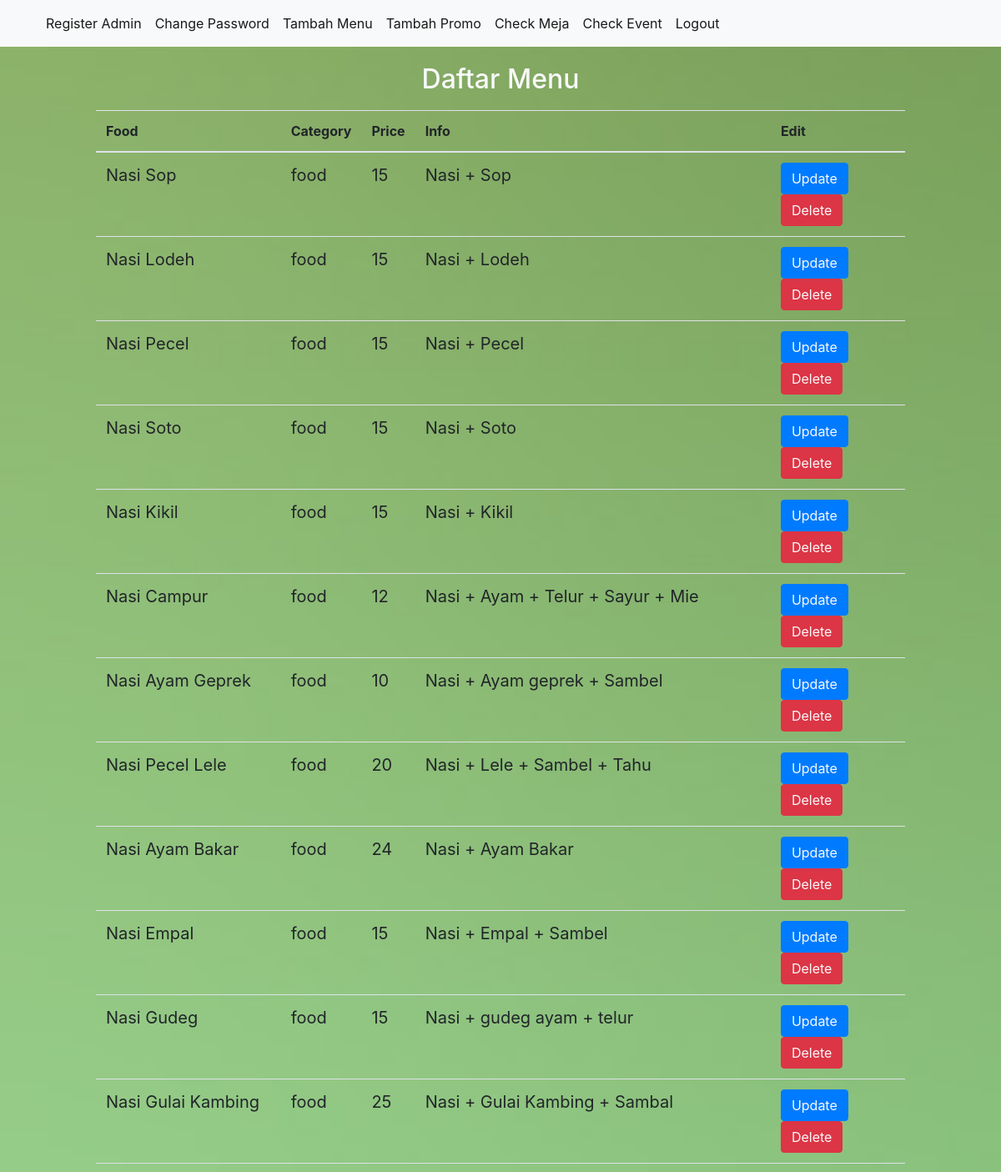
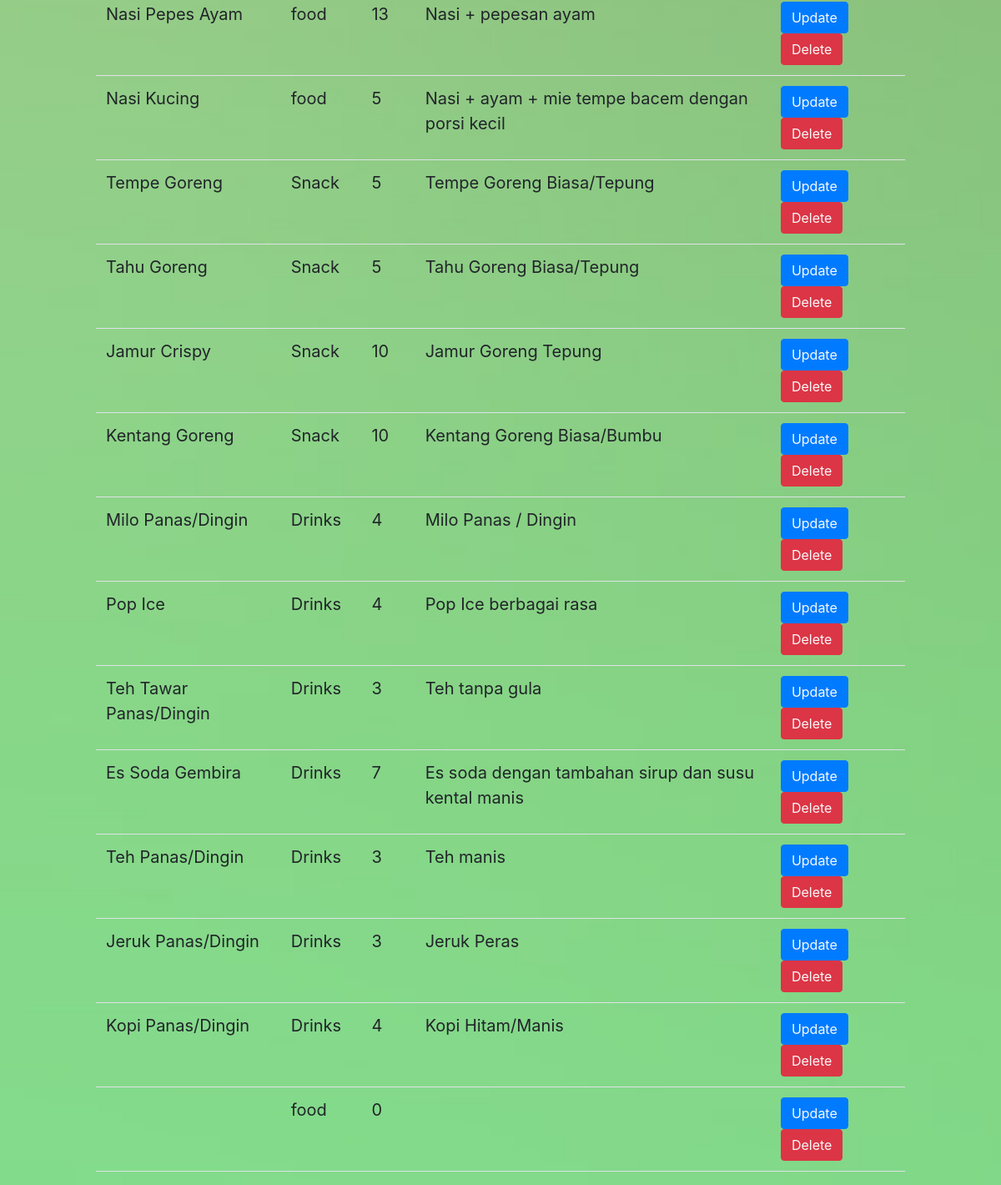
The app's page /admin.php with its own data (2 pictures, top to bottom).
### tables this page shows
CREATE TABLE `menu` (
  `id` int(11) NOT NULL,
  `food_id` varchar(5) NOT NULL,
  `food_name` varchar(100) NOT NULL,
  `price` int(10) NOT NULL,
  `image` varchar(100) NOT NULL,
  `kategori` varchar(100) NOT NULL,
  `info` varchar(1000) NOT NULL
);

### admin.php (the view, shortened to what this page needs)
<?php include 'connection.php' ?>
<!DOCTYPE html>
<html lang="en">
<head>
    <?php include "templates/link.php"; ?>
</head>
<body background="templates/green.jpg" style="background-size:cover">
    <nav class="navbar navbar-expand-lg navbar-light bg-light">
        <div class="container-fluid">
            <div class="collapse navbar-collapse" id="navbarSupportedContent">
                <ul class="navbar-nav me-auto mb-2 mb-lg-0">
                    <li class="nav-item">
                    <a class="nav-link active" href="#" data-toggle="modal" data-target="#modaladm" aria-current="page">Register Admin</a>
                    </li>
                    <li class="nav-item">
                    <a class="nav-link active" href="#" data-toggle="modal" data-target="#passadm" aria-current="page">Change Password</a>
                    </li>
                    <li class="nav-item">
                    <a class="nav-link active" href="tambahfood.php" aria-current="page">Tambah Menu</a>
                    </li>
                    <li class="nav-item">
                    <a class="nav-link active" href="tambahpromo.php" aria-current="page">Tambah Promo</a>
                    </li>
                    <li class="nav-item">
                    <a class="nav-link active" href="checkmeja.php" aria-current="page">Check Meja</a>
                    </li>
                    <li class="nav-item">
                    <a class="nav-link active" href="checkevent.php" aria-current="page">Check Event</a>
                    </li>
                    <li class="nav-item">
                    <a class="nav-link active" href="home.php" aria-current="page">Logout</a>
                    </li>
                </ul>
            </div>
        </div>
    </nav>
    <div class="col-md-12">
        <div class="row text-center text-light" style="padding-top: 20px; padding-bottom: 10px;">
            <h2>Daftar Menu</h2>
        </div>
        <div class="row">
            <div class="col-1"></div>
            <div class="col-10">
                <table class="table ">
                    <thead>
                        <tr>
                        <th scope="col">Food</th>
                        <th scope="col">Category</th>
                        <th scope="col">Price</th>
                        <th scope="col">Info</th>
                        <th scope="col">Edit</th>
                        </tr>
                    </thead>
                    <tbody>
                        <?php
                        $menu = $connect->prepare("SELECT * FROM menu");
                        $menu->execute();
                            foreach ($menu->fetchAll() as $row)
                            {
                                ?>
                                    <tr>
                                        <td style="font-size: 20px;">
                                            <?php
                                            echo $row["food_name"];
                                            ?>
                                        </td>
                                        <td style="font-size: 20px;">
                                            <?php
                                            echo $row["kategori"];
                                            ?>
                                        </td>
                                        <td style="font-size: 20px;">
                                            <?php
                                            echo $row["price"];
                                            ?>
                                        </td>
                                        <td style="font-size: 20px;">
                                            <?php
                                            echo $row["info"];
                                            ?>
                                        </td>
                                        <td style="font-size: 20px;">
                                            <button class="btn btn-primary"><a class="text-light" href="updatefood.php?id=<?php echo $row["id"];?>">Update</a></button>
                                            <button class="btn btn-danger"><a class="text-light" href="updatemenu.php?id=<?php echo $row["id"];?>">Delete</a></button>
                                        </td>
                                    </tr>
                                <?php
                            }
                        ?>
                    </tbody>
                </table>
            </div>
            <div class="col-1"></div>
        </div>
    </div>
</body>
</html>

### records on screen
menu: food_name "Nasi Sop", kategori "food", price "15", info "Nasi + Sop"
menu: food_name "Nasi Lodeh", kategori "food", price "15", info "Nasi + Lodeh"
menu: food_name "Nasi Pecel", kategori "food", price "15", info "Nasi + Pecel"
menu: food_name "Nasi Soto", kategori "food", price "15", info "Nasi + Soto"
menu: food_name "Nasi Kikil", kategori "food", price "15", info "Nasi + Kikil"
menu: food_name "Nasi Campur", kategori "food", price "12", info "Nasi + Ayam + Telur + Sayur + Mie"
menu: food_name "Nasi Ayam Geprek", kategori "food", price "10", info "Nasi + Ayam geprek + Sambel"
menu: food_name "Nasi Pecel Lele", kategori "food", price "20", info "Nasi + Lele + Sambel + Tahu"
menu: food_name "Nasi Ayam Bakar", kategori "food", price "24", info "Nasi + Ayam Bakar"
menu: food_name "Nasi Empal", kategori "food", price "15", info "Nasi + Empal + Sambel"
menu: food_name "Nasi Gudeg", kategori "food", price "15", info "Nasi + gudeg ayam + telur"
menu: food_name "Nasi Gulai Kambing", kategori "food", price "25", info "Nasi + Gulai Kambing + Sambal"
menu: food_name "Nasi Pepes Ayam", kategori "food", price "13", info "Nasi + pepesan ayam"
menu: food_name "Nasi Kucing", kategori "food", price "5", info "Nasi + ayam + mie tempe bacem dengan porsi kecil"
menu: food_name "Tempe Goreng", kategori "Snack", price "5", info "Tempe Goreng Biasa/Tepung"
menu: food_name "Tahu Goreng", kategori "Snack", price "5", info "Tahu Goreng Biasa/Tepung"
menu: food_name "Jamur Crispy", kategori "Snack", price "10", info "Jamur Goreng Tepung"
menu: food_name "Kentang Goreng", kategori "Snack", price "10", info "Kentang Goreng Biasa/Bumbu"
menu: food_name "Milo Panas/Dingin", kategori "Drinks", price "4", info "Milo Panas / Dingin"
menu: food_name "Pop Ice", kategori "Drinks", price "4", info "Pop Ice berbagai rasa"
menu: food_name "Teh Tawar Panas/Dingin", kategori "Drinks", price "3", info "Teh tanpa gula"
menu: food_name "Es Soda Gembira", kategori "Drinks", price "7", info "Es soda dengan tambahan sirup dan susu kental manis"
menu: food_name "Teh Panas/Dingin", kategori "Drinks", price "3", info "Teh manis"
menu: food_name "Jeruk Panas/Dingin", kategori "Drinks", price "3", info "Jeruk Peras"
menu: food_name "Kopi Panas/Dingin", kategori "Drinks", price "4", info "Kopi Hitam/Manis"
menu: kategori "food", price "0"
